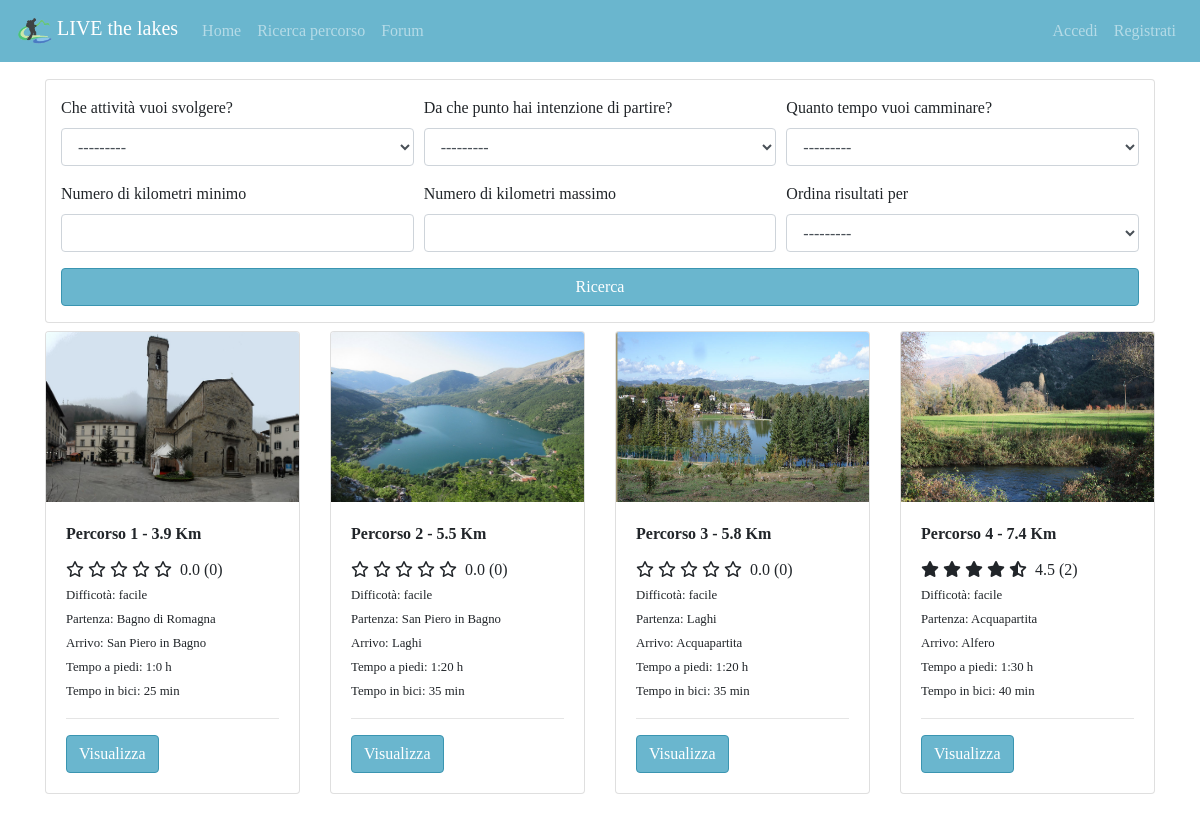
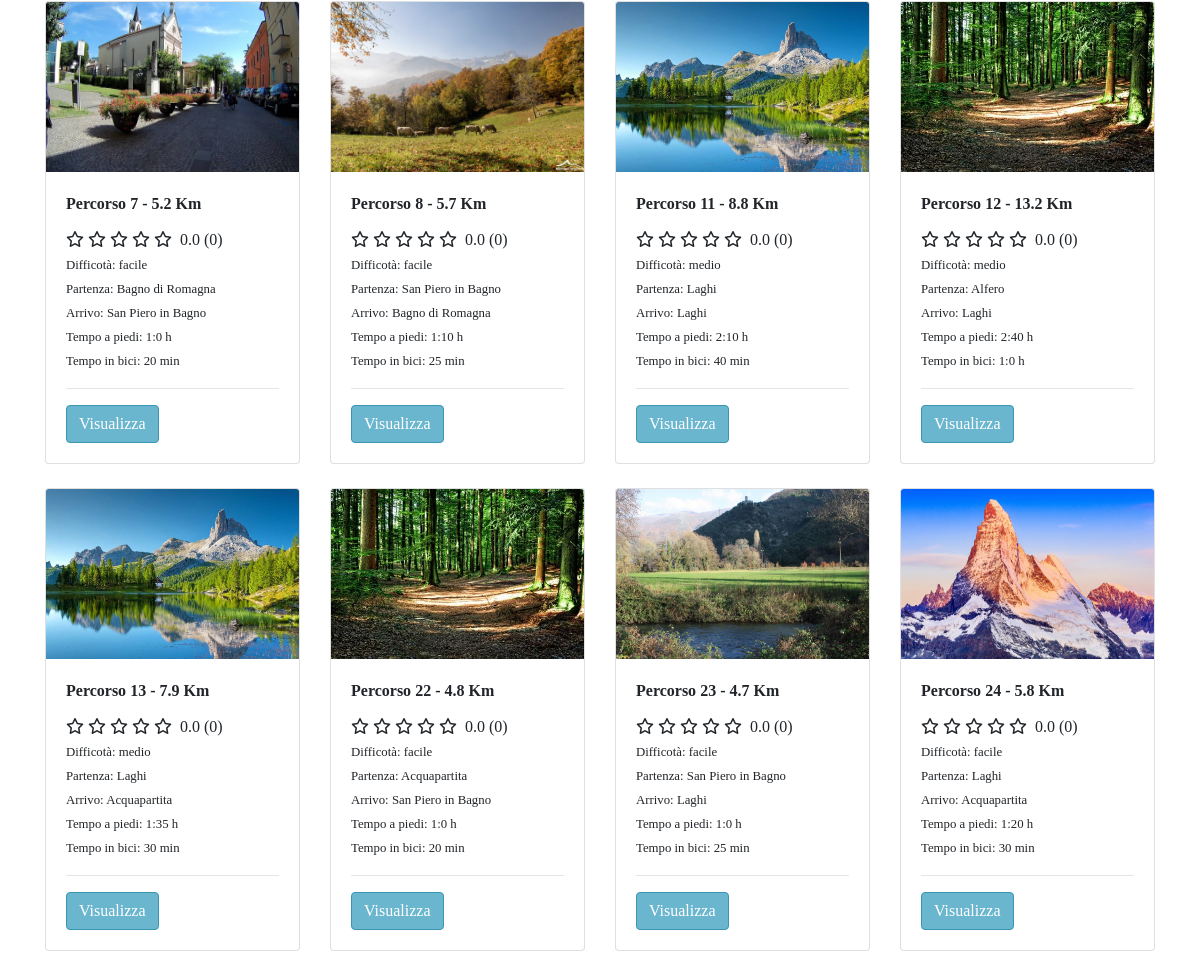
The page /path/search/ on the database its author committed (2 pictures, top to bottom).
### pathManagement/models.py (models this page shows, shortened)
class Path(models.Model):
    activityChoices = (
        ('relax', 'Relax'),
        ('didattica', 'Didattica'),
        ('esplorazione', 'Esplorazione'),
        ('escursionismo', 'Escursionismo'),
        ('sportivo', 'Sportivo'),
    )
    locationChoices = (
        ('bagnodiromagna', 'Bagno di Romagna'),
        ('sanpietroinbagno', 'San Piero in Bagno'),
        ('acquapartita', 'Acquapartita'),
        ('laghi', 'Laghi'),
        ('alfero', 'Alfero'),
    )
    difficultyChoices = (
        ('facile', 'Facile'),
        ('medio', 'Medio'),
        ('difficile', 'Difficile'),
    )
    contextChoices = (
        ('collinare', 'Collinare'),
        ('urbano', 'Urbano'),
        ('fluviale', 'Fluviale'),
        ('boschivo', 'Boschivo'),
        ('laghi', 'Laghi'),
    )
    transportChoices = (
        ('automobile', 'Automobile'),
        ('bicidacittà', 'Bici da città'),
        ('piedi', 'Piedi'),
        ('mountainbike', 'Mountain bike'),
    )
    audienceChoices = (
        ('famiglia', 'Famiglia'),
        ('gruppi', 'Gruppi'),
        ('coppie', 'Coppie'),
        ('mobilitàridotta', 'Mobilità ridotta'),
        ('escursionisti', 'Escursionisti'),
        ('sportivi', 'Sportivi'),
    )
    id = models.PositiveIntegerField(primary_key=True)
    activity = models.CharField(max_length=30, choices=activityChoices)
    start = models.CharField(max_length=30, choices=locationChoices)
    end = models.CharField(max_length=30, choices=locationChoices)
    gradient = models.IntegerField()
    walkTime = models.PositiveIntegerField()
    bikeTime = models.PositiveIntegerField(blank=True, default=0)
    carriageablePath = models.FloatField(blank=True, default=0, validators=[MinValueValidator(0)])
    nonCarriageablePath = models.FloatField(blank=True, default=0, validators=[MinValueValidator(0)])
    totalKilometers = models.FloatField(editable=False, blank=True, default='0')
    difficulty = models.CharField(max_length=30, choices=difficultyChoices)
    difficultyImage = models.ImageField(blank=False, upload_to=user_directory_path)
    context = MultiSelectField(choices=contextChoices)
    contextImage = models.ImageField(blank=False, upload_to=user_directory_path)
    transport = MultiSelectField(choices=transportChoices)
    transportImage = models.ImageField(blank=False, upload_to=user_directory_path)
    audience = MultiSelectField(choices=audienceChoices)
    audienceImage = models.ImageField(blank=False, upload_to=user_directory_path)
    path = models.ImageField(blank=False, upload_to=user_directory_path)
    cover = models.ImageField(blank=False, upload_to=user_directory_path)
    class Meta:
        ordering = ['id']

### pathManagement/views.py (the view)
# urls.py: path('search/', searchPath, name='searchPath'),
def searchPath(request):
    km_max = request.GET.get('km_max')
    km_min = request.GET.get('km_min')
    path_list = Path.objects.all()
    if km_max and float(km_max) <= 0:
        messages.error(request, "Valore di km massimo non accettato")
        path_list = Path.objects.none()
    if km_min and float(km_min) <= 0:
        messages.error(request, "Valore di km minimo non accettato")
        path_list = Path.objects.none()
    if km_min and km_max:
        if float(km_min) > float(km_max):
            messages.error(request, "I kilometri minimi non possono essere maggiori dei kilometri massimi!")
            path_list = Path.objects.none()
    path_filter = PathFilter(request.GET, queryset=path_list)
    dict_num_review = {}
    review = {}
    for path in path_filter.qs:
        review[path.pk] = 0
        val = Review.objects.filter(path=path).values('valuation')
        iteration = val.count()
        dict_num_review[path.pk] = iteration
        for i in val:
            review[path.pk] = review[path.pk] + i['valuation'] / iteration
    return render(request, 'searchPath.html', {'filter': path_filter, 'review': review, 'num_review': dict_num_review})

### pathManagement/templates/searchPath.html (shortened to what this page needs)
{% extends 'base.html' %}
{% load crispy_forms_tags %}
{% load mathfilters %}
{% block slideshow %}
    <div class="container py-4">
        <div class="card py-3">
            <div class="col-md-12">
                <form method="get">
                    <div class="form-row">
                        <div class="form-group col-md mb-0">
                            {{ filter.form.activity|as_crispy_field }}
                        </div>
                        <div class="form-group col-md mb-0">
                            {{ filter.form.start|as_crispy_field }}
                        </div>
                        <div class="form-group col-md mb-0">
                            {{ filter.form.end_time|as_crispy_field }}
                        </div>
                    </div>
                    <div class="form-row">
                        <div class="form-group col-md mb-0">
                            {{ filter.form.km_min|as_crispy_field }}
                        </div>
                        <div class="form-group col-md mb-0">
                            {{ filter.form.km_max|as_crispy_field }}
                        </div>
                        <div class="form-group col-md mb-0">
                            {{ filter.form.ordering|as_crispy_field }}
                        </div>
                    </div>
                    <button class="btn btn-secondary btn-rounded btn-block z-depth-0" type="submit">
                        Ricerca
                    </button>
                </form>
            </div>
        </div>
        <div class="row row-cols-1 row-cols-sm-2 row-cols-md-2 row-cols-lg-3 row-cols-xl-4 py-2">
            {% for path in filter.qs %}
                <div class="col mb-4">
                    <div class="card-deck">
                        <div class="card">
                            <img class="card-img-top" src="{{ path.cover.url }}" alt="Card image cap" width="100%"
                                 height="170px">
                            <div class="card-body">
                                <p class="card-title"><b>Percorso {{ path.id }} - {{ path.totalKilometers }} Km</b></p>
                                <ul class="list-unstyled list-inline rating mb-0">
                                    <span id='stars-{{ path.id }}'></span>
                                    <li class="list-inline-item">
                                        {% for key,value in review.items %}
                                            {% if key == path.id %}
                                                {% for num_path, num in num_review.items %}
                                                    {% if num_path == path.id%}
                                                        {{ value|floatformat:1 }} ({{ num }})
                                                    {% endif %}
                                                {% endfor %}
                                            {% endif %}
                                        {% endfor %}
                                    </li>
                                </ul>
                                <small>
                                    Difficotà: {{ path.difficulty }}<br>
                                    Partenza: {{ path.get_start_display }}<br>
                                    Arrivo: {{ path.get_end_display }}<br>
                                    Tempo a piedi:
                                    {% if path.walkTime|intdiv:60 == 0 %}
                                        {{ path.walkTime|mod:60 }} min
                                    {% else %}
                                        {{ path.walkTime|intdiv:60 }}:{{ path.walkTime|mod:60 }} h
                                    {% endif %}
                                    <br>
                                    Tempo in bici:
                                    {% if path.bikeTime|intdiv:60 == 0 %}
                                        {{ path.bikeTime|mod:60 }} min
                                    {% else %}
                                        {{ path.bikeTime|intdiv:60 }}:{{ path.bikeTime|mod:60 }} h
                                    {% endif %}
                                </small><br>
                                <hr/>
                                <a class="btn btn-secondary" type="submit" role="button"
                                   href="{% url 'detailPath' path.id %}">Visualizza
                                </a>
                            </div>
                        </div>
                    </div>
                </div>
            {% endfor %}
        </div>
    </div>
{% endblock %}

### static/css/style.css (style rules this page uses)
body { padding-top: 55px; height: 100%; position: relative; background-color: white; font-family: CustomFont; }
p { font-family: "CustomFont"; }
.btn-secondary { background: #6ab6ce; color: #ffffff; border-color: #3a95b1; font-family: CustomFont; }
html, header, .view { height: 100%; }

### rows shown on the page
Path: cover (picture), id "1", totalKilometers "3.9", num_review "0.0", num_review "0", difficulty "facile", start "Bagno di Romagna", end "San Piero in Bagno", walkTime "1", walkTime|mod "0", bikeTime|mod "25"
Path: cover (picture), id "2", totalKilometers "5.5", num_review "0.0", num_review "0", difficulty "facile", start "San Piero in Bagno", end "Laghi", walkTime "1", walkTime|mod "20", bikeTime|mod "35"
Path: cover (picture), id "3", totalKilometers "5.8", num_review "0.0", num_review "0", difficulty "facile", start "Laghi", end "Acquapartita", walkTime "1", walkTime|mod "20", bikeTime|mod "35"
Path: cover (picture), id "4", totalKilometers "7.4", num_review "4.5", num_review "2", difficulty "facile", start "Acquapartita", end "Alfero", walkTime "1", walkTime|mod "30", bikeTime|mod "40"
Path: cover (picture), id "7", totalKilometers "5.2", num_review "0.0", num_review "0", difficulty "facile", start "Bagno di Romagna", end "San Piero in Bagno", walkTime "1", walkTime|mod "0", bikeTime|mod "20"
Path: cover (picture), id "8", totalKilometers "5.7", num_review "0.0", num_review "0", difficulty "facile", start "San Piero in Bagno", end "Bagno di Romagna", walkTime "1", walkTime|mod "10", bikeTime|mod "25"
Path: cover (picture), id "11", totalKilometers "8.8", num_review "0.0", num_review "0", difficulty "medio", start "Laghi", end "Laghi", walkTime "2", walkTime|mod "10", bikeTime|mod "40"
Path: cover (picture), id "12", totalKilometers "13.2", num_review "0.0", num_review "0", difficulty "medio", start "Alfero", end "Laghi", walkTime "2", walkTime|mod "40", bikeTime "1", bikeTime|mod "0"
Path: cover (picture), id "13", totalKilometers "7.9", num_review "0.0", num_review "0", difficulty "medio", start "Laghi", end "Acquapartita", walkTime "1", walkTime|mod "35", bikeTime|mod "30"
Path: cover (picture), id "22", totalKilometers "4.8", num_review "0.0", num_review "0", difficulty "facile", start "Acquapartita", end "San Piero in Bagno", walkTime "1", walkTime|mod "0", bikeTime|mod "20"
Path: cover (picture), id "23", totalKilometers "4.7", num_review "0.0", num_review "0", difficulty "facile", start "San Piero in Bagno", end "Laghi", walkTime "1", walkTime|mod "0", bikeTime|mod "25"
Path: cover (picture), id "24", totalKilometers "5.8", num_review "0.0", num_review "0", difficulty "facile", start "Laghi", end "Acquapartita", walkTime "1", walkTime|mod "20", bikeTime|mod "30"
